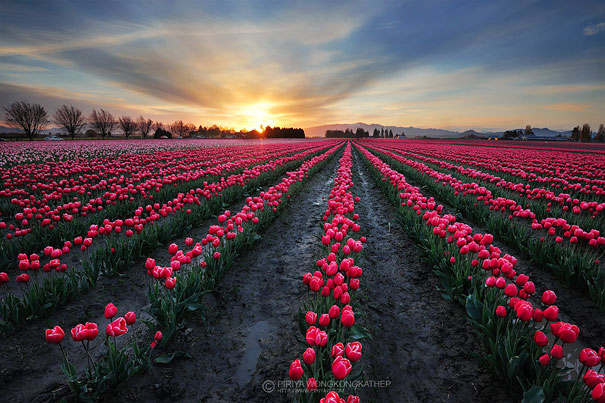
#> input picture landscape_photo3.jpg, 605 x 403 px, found by its file name
$ jupyter execute --allow-errors HW3_CISC684.ipynb   (older library calls are emulated)
#> lines starting #> are read from the running program, lines starting #| are printed output that depends on the picture
[cell 1]
#TODO: implement perceptron
#MCAT Logistic algorithm
#Naive Bayes - done
#import training and test set - done

import os
import math
import string
import matplotlib.pyplot as plt
import pandas as pd
import cv2
import numpy as np
import random

[cell 2]
pathImage1 =r'/users/secan/Desktop/hw3/landscape_photo3.jpg'
pathImage2 =r'/users/secan/Desktop/hw3/landscape_photo2.jpg'
pathImage3 =r'/users/secan/Desktop/hw3/landscape_photo1.jpg'
pathImage4 =r'/users/secan/Desktop/hw3/colorCombination.jpg'

im = cv2.imread(pathImage1)
#> im is the input picture: shape (403, 605, 3); mean B, G, R 77, 71.7, 88.9
im2 = cv2.imread(pathImage2)
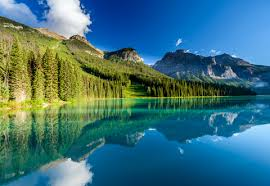
#> input picture landscape_photo2.jpg, 270 x 186 px, found by its file name
#> im2 is the input picture: shape (186, 270, 3); mean B, G, R 123.2, 114.2, 61.8
im3 = cv2.imread(pathImage3)
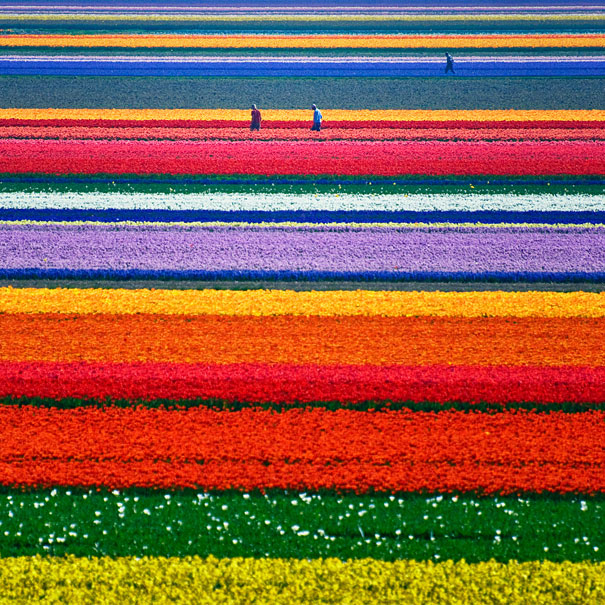
#> input picture landscape_photo1.jpg, 605 x 605 px, found by its file name
#> im3 is the input picture: shape (605, 605, 3); mean B, G, R 73.8, 93.7, 142.7
im4 = cv2.imread(pathImage4)
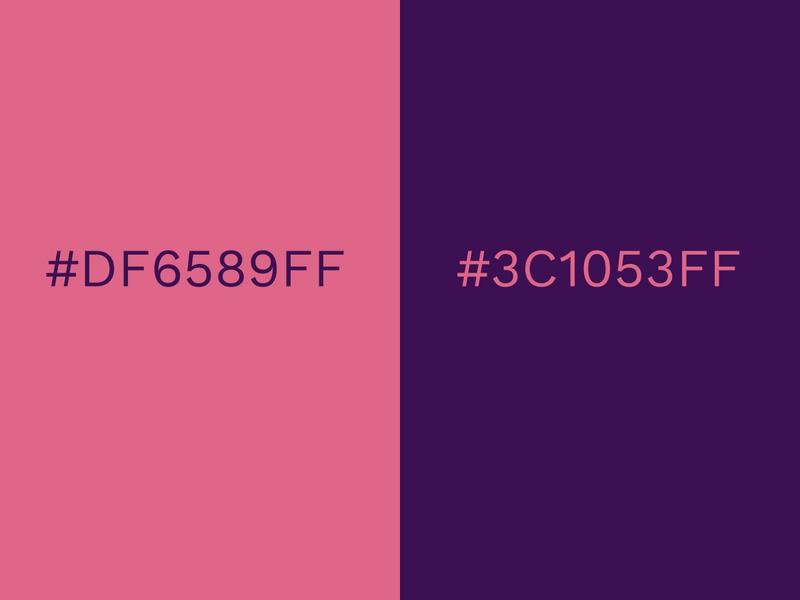
#> input picture colorCombination.jpg, 800 x 600 px, found by its file name
#> im4 is the input picture: shape (600, 800, 3); mean B, G, R 109.9, 58.4, 142.7

image = cv2.cvtColor(im, cv2.COLOR_BGR2RGB)
image2 = cv2.cvtColor(im2, cv2.COLOR_BGR2RGB)
image3 = cv2.cvtColor(im3, cv2.COLOR_BGR2RGB)
image4 = cv2.cvtColor(im4, cv2.COLOR_BGR2RGB)

[cell 3]
plt.imshow(image)
plt.imshow(image2)
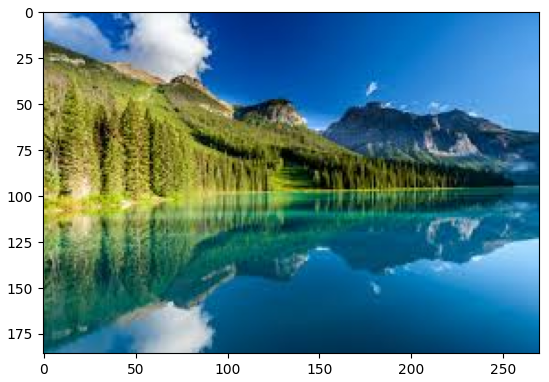
#> figure drawn by matplotlib, 1 panel

[cell 4]
# reshape the image to a 2D array of pixels and 3 color values (RGB)
pixel_values = image.reshape((-1, 3))
# convert to float
pixel_values = np.float32(pixel_values)

pixel_values2 = image2.reshape((-1, 3))
# convert to float
pixel_values2 = np.float32(pixel_values2)

pixel_values3 = image3.reshape((-1, 3))
# convert to float
pixel_values3 = np.float32(pixel_values3)

pixel_values4 = image4.reshape((-1, 3))
# convert to float
pixel_values4 = np.float32(pixel_values4)


#type(pixel_values)

[cell 5]
pixel_df = pd.DataFrame(pixel_values)
#> pixel_df = table of 243815 rows and 3 columns
pixel_df2 = pd.DataFrame(pixel_values2)
#> pixel_df2 = table of 50220 rows and 3 columns
pixel_df3 = pd.DataFrame(pixel_values3)
#> pixel_df3 = table of 366025 rows and 3 columns
pixel_df4 = pd.DataFrame(pixel_values4)
#> pixel_df4 = table of 480000 rows and 3 columns

[cell 6]
def initialize_cluster_center(k):

#> called with k = 1
  cluster_center = pd.DataFrame()
  for i in range(k):
    num1 = random.randint(0, 256)
    num2 = random.randint(0, 256)
    num3 = random.randint(0, 256)

    color_pixel_list = [num1,num2,num3]
    color_pixel_series = pd.Series(color_pixel_list)
    cluster_center = cluster_center.append(color_pixel_series, ignore_index = True)

  cluster_center = cluster_center
  return cluster_center

[cell 7]
# [27 lines left out: function distance_to_center, not called in this run]

[cell 8]
# [44 lines left out: function classify_cluster, not called in this run]

[cell 9]
# [31 lines left out: function compute_mean, not called in this run]

[cell 10]
# [25 lines left out: function rewrite_image, not called in this run]

[cell 11]
# [7 lines left out: function show_new_image, not called in this run]

[cell 12]
from PIL import Image

def main_function(img_df, pix_vals, initial_image, k):
  old_centers = initialize_cluster_center(k)

  classification_df = pd.DataFrame()
  j=0
  while j<10:
    dist = distance_to_center(img_df, old_centers, k)
    classification_df = classify_cluster(dist,img_df,k)
    new_centers = compute_mean(classification_df,k)

    old_centers = new_centers
    j+=1

  rewrite_pixels = rewrite_image(classification_df,old_centers,pix_vals, k)
  show_new_image(rewrite_pixels, initial_image)

#> (a cell that did not finish here is left out)

#> (a cell that did not finish here is left out)


#> (a cell that did not finish here is left out)


#> (a cell that did not finish here is left out)


#> (a cell that did not finish here is left out)


#> (a cell that did not finish here is left out)


#> (a cell that did not finish here is left out)


#> (a cell that did not finish here is left out)


#> (a cell that did not finish here is left out)


#> (a cell that did not finish here is left out)


#> (a cell that did not finish here is left out)


#> (a cell that did not finish here is left out)


#> (a cell that did not finish here is left out)
